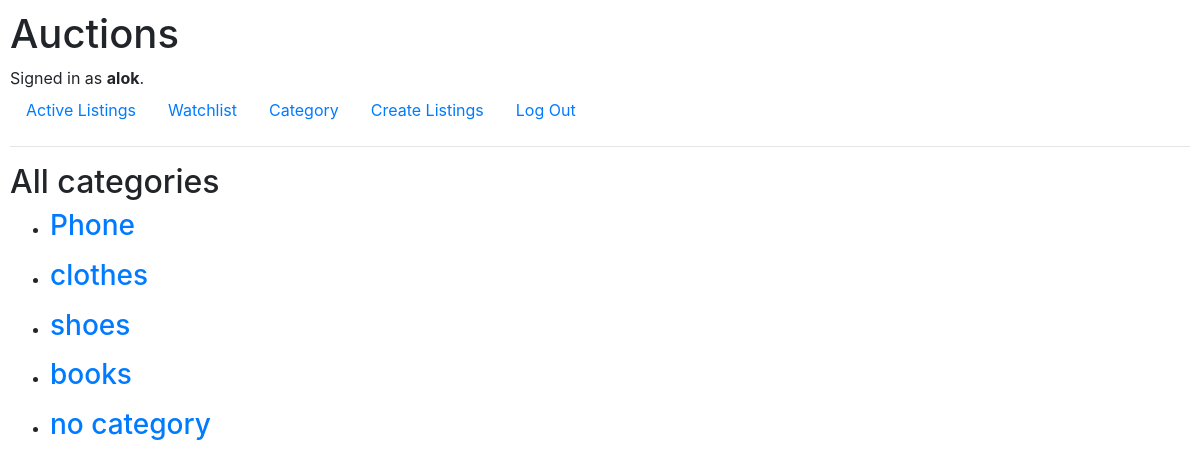
The app's page /category (signed in) with its own data.
### auctions/models.py (models this page shows, shortened)
class User(AbstractUser):
    pass

class Category(models.Model):
    category = models.CharField(max_length=30)

### auctions/views.py (the view)
# urls.py: path("category", views.category_view, name="category"),
def category_view(request):
    categories = Category.objects.all()
    return render(request, "auctions/category.html", {"categories": categories})

### auctions/templates/auctions/category.html
{% extends "auctions/layout.html" %}
{% block body %}
    <h2>All categories</h2>
    {%for category in categories %}
    <ul>
        <li>
      <h3><a href="{% url 'category_listing' category.id %}" >{{category.category}}</a> </h3>
        </li>
    </ul>
    {% endfor %}
{% endblock %}

### auctions/templates/auctions/layout.html (shortened to what this page needs)
{% load static %}
<!DOCTYPE html>
<html lang="en">
    <head>
        <link rel="stylesheet" href="https://stackpath.bootstrapcdn.com/bootstrap/4.4.1/css/bootstrap.min.css">
        <link href="{% static 'auctions/styles.css' %}" rel="stylesheet">
    </head>
    <body>
        <h1>Auctions</h1>
        <div>
            {% if user.is_authenticated %}
                Signed in as <strong>{{ user.username }}</strong>.
            {% else %}
                Not signed in.
            {% endif %}
        </div>
        <ul class="nav">
            <li class="nav-item">
                <a class="nav-link" href="{% url 'index' %}">Active Listings</a>
            </li>
            {% if user.is_authenticated %}
            <li class="nav-item">
                <a class="nav-link" href="{% url 'watchistlindex' %}">Watchlist</a>
            </li>
            <li class="nav-item">
                <a class="nav-link" href="{% url 'category' %}">Category</a>
            </li>
            <li class="nav-item">
                <a class="nav-link" href="{% url 'listing' %}">Create Listings</a>
            </li>
                <li class="nav-item">
                    <a class="nav-link" href="{% url 'logout' %}">Log Out</a>
                </li>
            {% endif %}
        </ul>
        <hr>
        {% block body %}
        {% endblock %}
    </body>
</html>

### auctions/static/auctions/styles.css (style rules this page uses)
body { padding: 10px; }

### records on screen
User: username "alok"
Category: category "Phone"
Category: category "clothes"
Category: category "shoes"
Category: category "books"
Category: category "no category"
